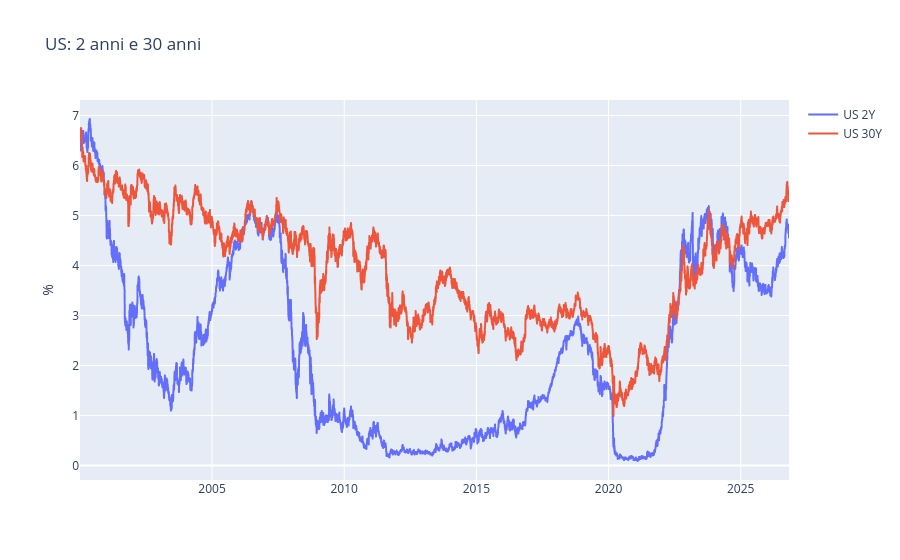
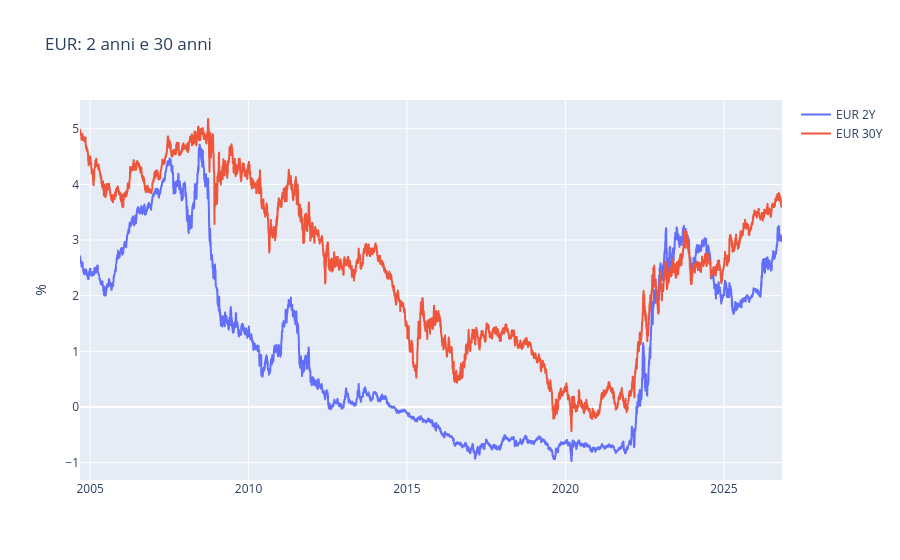
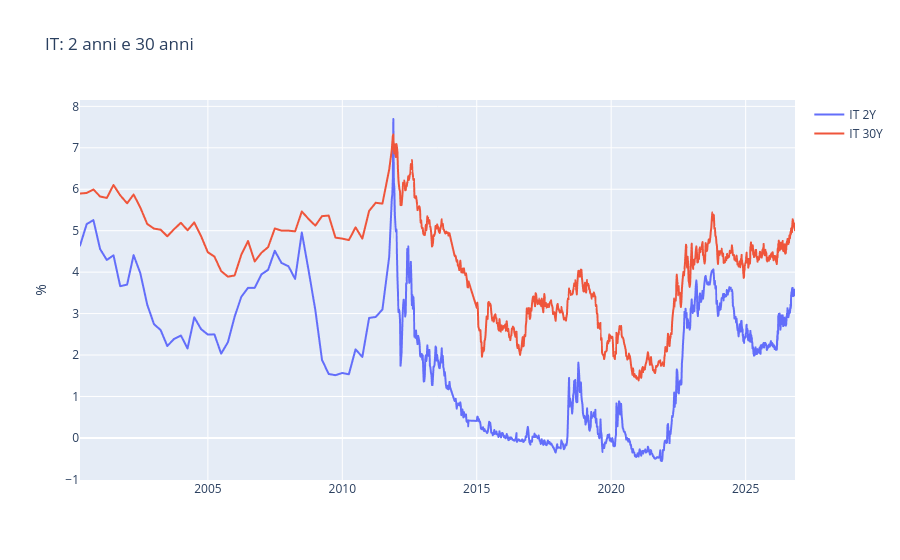
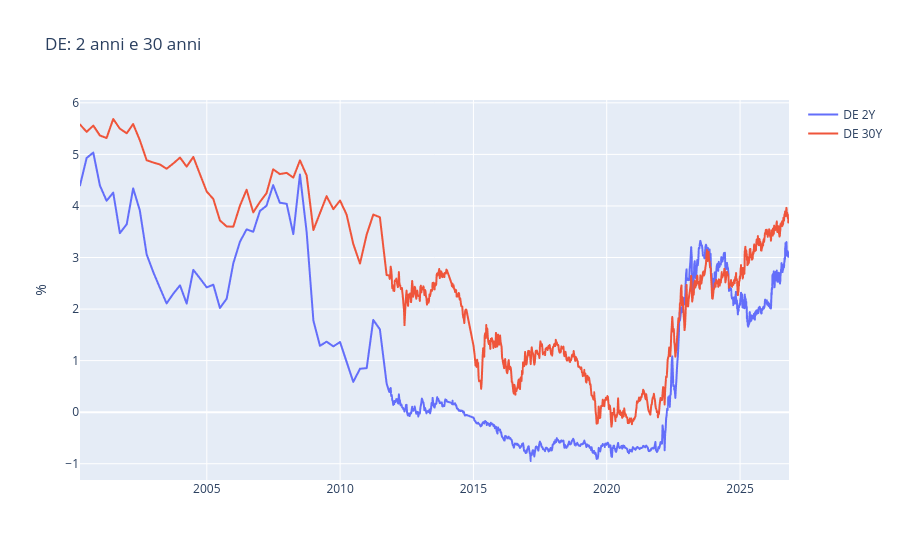

The notebook cell saved with these charts, in order:
### Markdown cell above
## Breve e lungo termine: 2 anni contro 30 anni

### Code cell
for paese in ("US", "EUR", "IT", "DE", "FR", "ES"):
    linee([f"{paese} 2Y", f"{paese} 30Y"], f"{paese}: 2 anni e 30 anni")

### Figure 1 — Plotly figure (JSON) as saved in the notebook; plotly's stock layout.template omitted (floating-point values rounded to 4 significant figures; data arrays with more than 128 entries replaced by an {"elided": "..."} marker saying what was removed)
{"data": [{"hovertemplate": "=%{x}<br>%=%{y}<extra></extra>", "legendgroup": "US 2Y", "line": {"color": "#636efa", "dash": "solid"}, "marker": {"symbol": "circle"}, "mode": "lines", "name": "US 2Y", "showlegend": true, "type": "scattergl", "x": {"elided": "6711 str values"}, "xaxis": "x", "y": {"elided": "6711 float values"}, "yaxis": "y"}, {"hovertemplate": "=%{x}<br>%=%{y}<extra></extra>", "legendgroup": "US 30Y", "line": {"color": "#EF553B", "dash": "solid"}, "marker": {"symbol": "circle"}, "mode": "lines", "name": "US 30Y", "showlegend": true, "type": "scattergl", "x": {"elided": "6711 str values"}, "xaxis": "x", "y": {"elided": "6711 float values"}, "yaxis": "y"}], "layout": {"legend": {"title": {"text": ""}, "tracegroupgap": 0}, "title": {"text": "US: 2 anni e 30 anni"}, "xaxis": {"anchor": "y", "domain": [0.0, 1.0], "title": {"text": ""}}, "yaxis": {"anchor": "x", "domain": [0.0, 1.0], "title": {"text": "%"}}}}

### Figure 2 — Plotly figure (JSON) as saved in the notebook; plotly's stock layout.template omitted (floating-point values rounded to 4 significant figures; data arrays with more than 128 entries replaced by an {"elided": "..."} marker saying what was removed)
{"data": [{"hovertemplate": "=%{x}<br>%=%{y}<extra></extra>", "legendgroup": "EUR 2Y", "line": {"color": "#636efa", "dash": "solid"}, "marker": {"symbol": "circle"}, "mode": "lines", "name": "EUR 2Y", "showlegend": true, "type": "scattergl", "x": {"elided": "5665 str values"}, "xaxis": "x", "y": {"elided": "5665 float values"}, "yaxis": "y"}, {"hovertemplate": "=%{x}<br>%=%{y}<extra></extra>", "legendgroup": "EUR 30Y", "line": {"color": "#EF553B", "dash": "solid"}, "marker": {"symbol": "circle"}, "mode": "lines", "name": "EUR 30Y", "showlegend": true, "type": "scattergl", "x": {"elided": "5665 str values"}, "xaxis": "x", "y": {"elided": "5665 float values"}, "yaxis": "y"}], "layout": {"legend": {"title": {"text": ""}, "tracegroupgap": 0}, "title": {"text": "EUR: 2 anni e 30 anni"}, "xaxis": {"anchor": "y", "domain": [0.0, 1.0], "title": {"text": ""}}, "yaxis": {"anchor": "x", "domain": [0.0, 1.0], "title": {"text": "%"}}}}

### Figure 3 — Plotly figure (JSON) as saved in the notebook; plotly's stock layout.template omitted (floating-point values rounded to 4 significant figures; data arrays with more than 128 entries replaced by an {"elided": "..."} marker saying what was removed)
{"data": [{"hovertemplate": "=%{x}<br>%=%{y}<extra></extra>", "legendgroup": "IT 2Y", "line": {"color": "#636efa", "dash": "solid"}, "marker": {"symbol": "circle"}, "mode": "lines", "name": "IT 2Y", "showlegend": true, "type": "scattergl", "x": {"elided": "1224 str values"}, "xaxis": "x", "y": {"elided": "1224 float values"}, "yaxis": "y"}, {"hovertemplate": "=%{x}<br>%=%{y}<extra></extra>", "legendgroup": "IT 30Y", "line": {"color": "#EF553B", "dash": "solid"}, "marker": {"symbol": "circle"}, "mode": "lines", "name": "IT 30Y", "showlegend": true, "type": "scattergl", "x": {"elided": "1224 str values"}, "xaxis": "x", "y": {"elided": "1224 float values"}, "yaxis": "y"}], "layout": {"legend": {"title": {"text": ""}, "tracegroupgap": 0}, "title": {"text": "IT: 2 anni e 30 anni"}, "xaxis": {"anchor": "y", "domain": [0.0, 1.0], "title": {"text": ""}}, "yaxis": {"anchor": "x", "domain": [0.0, 1.0], "title": {"text": "%"}}}}

### Figure 4 — Plotly figure (JSON) as saved in the notebook; plotly's stock layout.template omitted (floating-point values rounded to 4 significant figures; data arrays with more than 128 entries replaced by an {"elided": "..."} marker saying what was removed)
{"data": [{"hovertemplate": "=%{x}<br>%=%{y}<extra></extra>", "legendgroup": "DE 2Y", "line": {"color": "#636efa", "dash": "solid"}, "marker": {"symbol": "circle"}, "mode": "lines", "name": "DE 2Y", "showlegend": true, "type": "scattergl", "x": {"elided": "1224 str values"}, "xaxis": "x", "y": {"elided": "1224 float values"}, "yaxis": "y"}, {"hovertemplate": "=%{x}<br>%=%{y}<extra></extra>", "legendgroup": "DE 30Y", "line": {"color": "#EF553B", "dash": "solid"}, "marker": {"symbol": "circle"}, "mode": "lines", "name": "DE 30Y", "showlegend": true, "type": "scattergl", "x": {"elided": "1224 str values"}, "xaxis": "x", "y": {"elided": "1224 float values"}, "yaxis": "y"}], "layout": {"legend": {"title": {"text": ""}, "tracegroupgap": 0}, "title": {"text": "DE: 2 anni e 30 anni"}, "xaxis": {"anchor": "y", "domain": [0.0, 1.0], "title": {"text": ""}}, "yaxis": {"anchor": "x", "domain": [0.0, 1.0], "title": {"text": "%"}}}}
